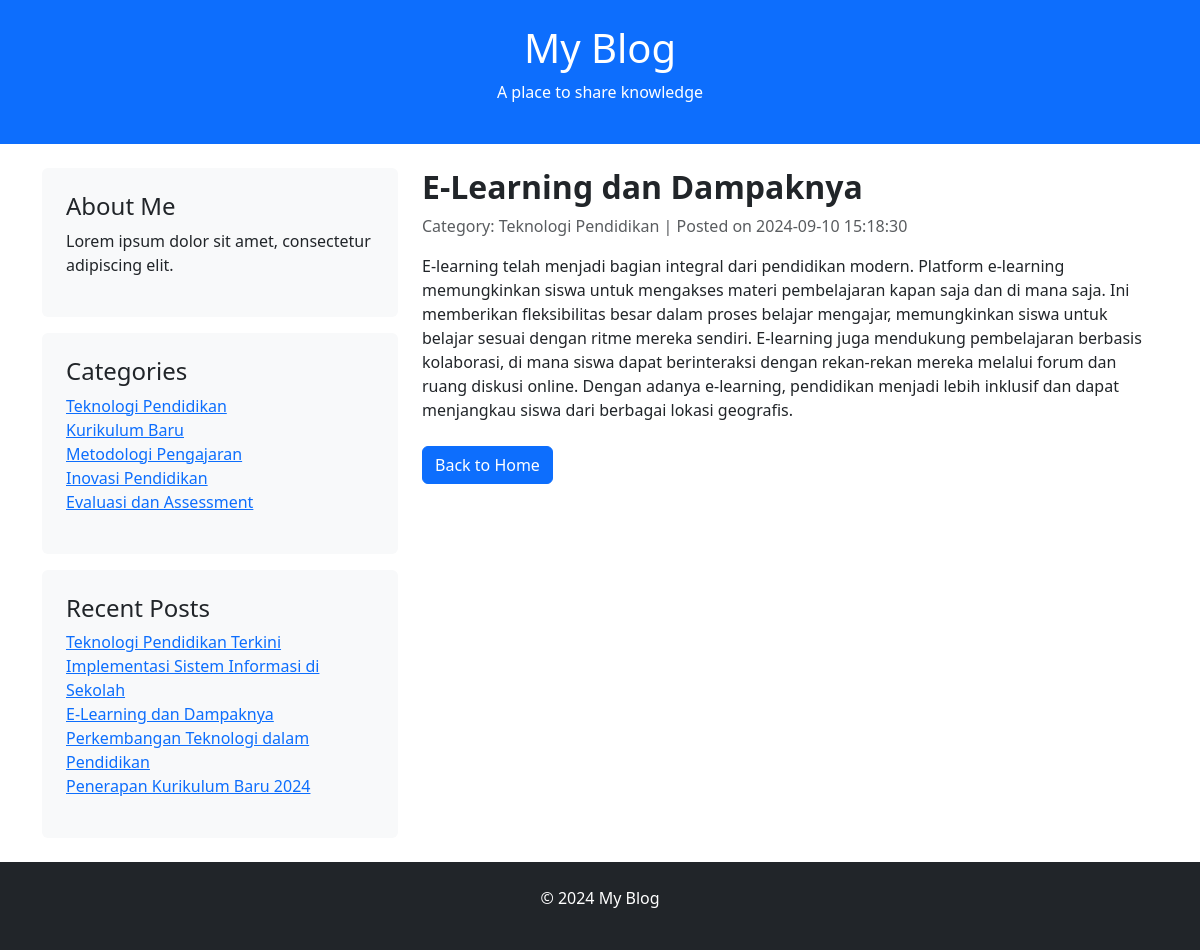
Screenshot of /post.php?id=3 with the database file from the repository.
### tables this page shows
CREATE TABLE `settings` (
  `id` int(11) NOT NULL,
  `title` varchar(100) DEFAULT NULL,
  `slogan` varchar(255) DEFAULT NULL,
  `footer` text DEFAULT NULL
);

CREATE TABLE `categories` (
  `id` int(11) NOT NULL,
  `name` varchar(100) DEFAULT NULL
);

CREATE TABLE `posts` (
  `id` int(11) NOT NULL,
  `title` varchar(255) DEFAULT NULL,
  `content` text DEFAULT NULL,
  `category_id` int(11) DEFAULT NULL,
  `created_at` timestamp NOT NULL DEFAULT current_timestamp()
);

### post.php (the view, shortened to what this page needs)
<?php
include 'db.php';
if (isset($_GET['id'])) {
    $post_id = $_GET['id'];
    $postQuery = "SELECT posts.*, categories.name AS category_name
                  FROM posts
                  JOIN categories ON posts.category_id = categories.id
                  WHERE posts.id = $post_id";
    $postResult = mysqli_query($conn, $postQuery);
    if (mysqli_num_rows($postResult) > 0) {
        $post = mysqli_fetch_assoc($postResult);
    } else {
        echo "Post not found!";
        exit;
    }
} else {
    echo "No post ID provided!";
    exit;
}
?>
<!DOCTYPE html>
<html lang="en">
<head>
    <link href="https://cdn.jsdelivr.net/npm/bootstrap@5.3.0-alpha1/dist/css/bootstrap.min.css" rel="stylesheet">
</head>
<body>
    <header class="bg-primary text-white text-center py-4">
        <?php
        $settingsQuery = "SELECT * FROM settings LIMIT 1";
        $settingsResult = mysqli_query($conn, $settingsQuery);
        $settings = mysqli_fetch_assoc($settingsResult);
        ?>
        <h1><?php echo $settings['title']; ?></h1>
        <p><?php echo $settings['slogan']; ?></p>
    </header>
    <div class="container mt-4">
        <div class="row">
            <aside class="col-md-4">
                <div class="p-4 bg-light rounded">
                    <h4>About Me</h4>
                    <p>Lorem ipsum dolor sit amet, consectetur adipiscing elit.</p>
                </div>
                <div class="p-4 mt-3 bg-light rounded">
                    <h4>Categories</h4>
                    <ul class="list-unstyled">
                        <?php
                        $categoriesQuery = "SELECT * FROM categories";
                        $categoriesResult = mysqli_query($conn, $categoriesQuery);
                        while ($category = mysqli_fetch_assoc($categoriesResult)) {
                            echo "<li><a href='#'>{$category['name']}</a></li>";
                        }
                        ?>
                    </ul>
                </div>
                <div class="p-4 mt-3 bg-light rounded">
                    <h4>Recent Posts</h4>
                    <ul class="list-unstyled">
                        <?php
                        $recentPostsQuery = "SELECT id, title FROM posts ORDER BY created_at DESC LIMIT 5";
                        $recentPostsResult = mysqli_query($conn, $recentPostsQuery);
                        while ($recentPost = mysqli_fetch_assoc($recentPostsResult)) {
                            echo "<li><a href='post.php?id={$recentPost['id']}'>{$recentPost['title']}</a></li>";
                        }
                        ?>
                    </ul>
                </div>
            </aside>
            <main class="col-md-8">
                <div class="mb-4">
                    <h2 class="fw-bold"><?php echo $post['title']; ?></h2>
                    <p class="text-muted">Category: <?php echo $post['category_name']; ?> | Posted on <?php echo $post['created_at']; ?></p>
                    <p><?php echo $post['content']; ?></p>
                </div>
                <a href="index.php" class="btn btn-primary">Back to Home</a>
            </main>
        </div>
    </div>
    <footer class="bg-dark text-white text-center py-4 mt-4">
        <p><?php echo $settings['footer']; ?></p>
    </footer>
</body>
</html>

### rows the page displays
settings: title "My Blog", slogan "A place to share knowledge", footer "© 2024 My Blog"
categories: name "Teknologi Pendidikan"
categories: name "Kurikulum Baru"
categories: name "Metodologi Pengajaran"
categories: name "Inovasi Pendidikan"
categories: name "Evaluasi dan Assessment"
posts: title "Teknologi Pendidikan Terkini"
posts: title "Implementasi Sistem Informasi di Sekolah"
posts: title "E-Learning dan Dampaknya", category.name "Teknologi Pendidikan", created_at "2024-09-10 15:18:30", content "E-learning telah menjadi bagian integral dari pendidikan modern. Platform e-learning memungkinkan siswa untuk mengakses materi pembelajaran kapan saja dan di mana saja. Ini memberikan fleksibilitas besar dalam proses belajar mengajar, memungkinkan siswa untuk belajar sesuai dengan ritme mereka sendiri. E-learning juga mendukung pembelajaran berbasis kolaborasi, di mana siswa dapat berinteraksi dengan rekan-rekan mereka melalui forum dan ruang diskusi online. Dengan adanya e-learning, pendidikan menjadi lebih inklusif dan dapat menjangkau siswa dari berbagai lokasi geografis."
posts: title "Perkembangan Teknologi dalam Pendidikan"
posts: title "Penerapan Kurikulum Baru 2024"
